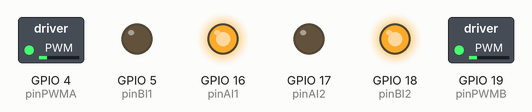
The sketch below on a simulated ESP32. Shown: switched loads named in the sketch (green lamp = pin HIGH), output pins drawn as LEDs (lit = HIGH).

Above: at 0.1 s.
Timing chart, 0 to 1.6 s (numbered marks = the images above):
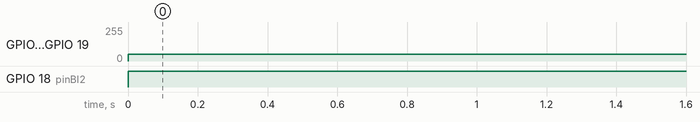

Measured:
- by itself, GPIO 4 (pinPWMA), GPIO 19 (pinPWMB): 0/255 → 50/255 at 0.00 s
- by itself, GPIO 18 (pinBI2): LOW → HIGH at 0.00 s

The sketch:

soloMotores.ino
```cpp
void setup() {
  //Se inicializan los motores
  inicializarMotores();
}

void loop() {
  //Para debugear esto es el siguiente orden:
  //Primero poner código de 50,50 para verificar que la dirección de las ruedas esté correcta
  //Luego poner 0,50 para verificar que la rueda derecha efectivamente sea la derecha
  Motor(50,50);

}
```

motores.ino
```cpp
#include "pines.h"

void inicializarMotores() {

  //Se inicializan los pines de dirección del motor izquierdo
  pinMode(pinAI1, OUTPUT);
  pinMode(pinAI2, OUTPUT);

  //Se incializan los pines de dirección del motor derecho
  pinMode(pinBI1, OUTPUT);
  pinMode(pinBI2, OUTPUT);

  //Se inicializan los canales pwm
  ledcSetup(1,8000,8);
  ledcSetup(2,8000,8);

  //Se enlaca el canal 1 con el pin de velocidad del motor izquierdo
  ledcAttachPin(pinPWMA, 1);

  //Se enlaca el canal 2 con el pin de velocidad del motor derecgo
  ledcAttachPin(pinPWMB, 2);
}
void Motoriz(int value) {

  //Se define la dirección en base al signo del valor
  if (value >= 0) {
    digitalWrite(pinAI1, HIGH);
    digitalWrite(pinAI2, LOW);
  } else {
    digitalWrite(pinAI1, LOW);
    digitalWrite(pinAI2, HIGH);
    value *= -1;
  }

  //Se asigna la velocidad pwm
  ledcWrite(1, value);
}

//accionamiento motor derecho
void Motorde(int value) {
  //Se define la dirección en base al signo del valor
  if (value >= 0) {
    digitalWrite(pinBI1, LOW);
    digitalWrite(pinBI2, HIGH);
  } else {
    digitalWrite(pinBI1, HIGH);
    digitalWrite(pinBI2, LOW);
    value *= -1;
  }
  //Se asigna la velocidad pwm
  ledcWrite(2, value);
}


//Accionamiento de motores
void Motor(int left, int right) {
  Motoriz(left);
  Motorde(right);
}
```

pines.h
```cpp
#define pinPWMA 4
#define pinAI2 17
#define pinAI1 16
#define pinPWMB 19
#define pinBI2 18
#define pinBI1 5
#define BOTON 12
```
